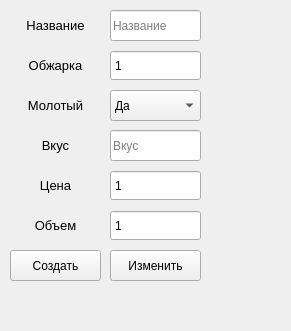
<?xml version="1.0" encoding="UTF-8"?>
<ui version="4.0">
 <class>Form</class>
 <widget class="QWidget" name="Form">
  <property name="geometry">
   <rect>
    <x>0</x>
    <y>0</y>
    <width>291</width>
    <height>331</height>
   </rect>
  </property>
  <property name="windowTitle">
   <string>Изменение таблицы</string>
  </property>
  <widget class="QLabel" name="label_name">
   <property name="geometry">
    <rect>
     <x>10</x>
     <y>10</y>
     <width>91</width>
     <height>31</height>
    </rect>
   </property>
   <property name="text">
    <string>&lt;html&gt;&lt;head/&gt;&lt;body&gt;&lt;p align=&quot;center&quot;&gt;&lt;span style=&quot; font-size:10pt;&quot;&gt;Название&lt;/span&gt;&lt;/p&gt;&lt;/body&gt;&lt;/html&gt;</string>
   </property>
  </widget>
  <widget class="QLabel" name="label_roast">
   <property name="geometry">
    <rect>
     <x>10</x>
     <y>50</y>
     <width>91</width>
     <height>31</height>
    </rect>
   </property>
   <property name="text">
    <string>&lt;html&gt;&lt;head/&gt;&lt;body&gt;&lt;p align=&quot;center&quot;&gt;&lt;span style=&quot; font-size:10pt;&quot;&gt;Обжарка&lt;/span&gt;&lt;/p&gt;&lt;/body&gt;&lt;/html&gt;</string>
   </property>
  </widget>
  <widget class="QLabel" name="label_ground">
   <property name="geometry">
    <rect>
     <x>10</x>
     <y>90</y>
     <width>91</width>
     <height>31</height>
    </rect>
   </property>
   <property name="text">
    <string>&lt;html&gt;&lt;head/&gt;&lt;body&gt;&lt;p align=&quot;center&quot;&gt;&lt;span style=&quot; font-size:10pt;&quot;&gt;Молотый&lt;/span&gt;&lt;/p&gt;&lt;/body&gt;&lt;/html&gt;</string>
   </property>
  </widget>
  <widget class="QLabel" name="label_taste">
   <property name="geometry">
    <rect>
     <x>10</x>
     <y>130</y>
     <width>91</width>
     <height>31</height>
    </rect>
   </property>
   <property name="text">
    <string>&lt;html&gt;&lt;head/&gt;&lt;body&gt;&lt;p align=&quot;center&quot;&gt;&lt;span style=&quot; font-size:10pt;&quot;&gt;Вкус&lt;/span&gt;&lt;/p&gt;&lt;/body&gt;&lt;/html&gt;</string>
   </property>
  </widget>
  <widget class="QLabel" name="label_price">
   <property name="geometry">
    <rect>
     <x>10</x>
     <y>170</y>
     <width>91</width>
     <height>31</height>
    </rect>
   </property>
   <property name="text">
    <string>&lt;html&gt;&lt;head/&gt;&lt;body&gt;&lt;p align=&quot;center&quot;&gt;&lt;span style=&quot; font-size:10pt;&quot;&gt;Цена&lt;/span&gt;&lt;/p&gt;&lt;/body&gt;&lt;/html&gt;</string>
   </property>
  </widget>
  <widget class="QLabel" name="label_volume">
   <property name="geometry">
    <rect>
     <x>10</x>
     <y>210</y>
     <width>91</width>
     <height>31</height>
    </rect>
   </property>
   <property name="text">
    <string>&lt;html&gt;&lt;head/&gt;&lt;body&gt;&lt;p align=&quot;center&quot;&gt;&lt;span style=&quot; font-size:10pt;&quot;&gt;Объем&lt;/span&gt;&lt;/p&gt;&lt;/body&gt;&lt;/html&gt;</string>
   </property>
  </widget>
  <widget class="QLineEdit" name="name_edit">
   <property name="geometry">
    <rect>
     <x>110</x>
     <y>10</y>
     <width>91</width>
     <height>31</height>
    </rect>
   </property>
   <property name="text">
    <string/>
   </property>
   <property name="placeholderText">
    <string>Название</string>
   </property>
  </widget>
  <widget class="QLineEdit" name="taste_edit">
   <property name="geometry">
    <rect>
     <x>110</x>
     <y>130</y>
     <width>91</width>
     <height>31</height>
    </rect>
   </property>
   <property name="text">
    <string/>
   </property>
   <property name="placeholderText">
    <string>Вкус</string>
   </property>
  </widget>
  <widget class="QSpinBox" name="roast_edit">
   <property name="geometry">
    <rect>
     <x>110</x>
     <y>50</y>
     <width>91</width>
     <height>31</height>
    </rect>
   </property>
   <property name="frame">
    <bool>true</bool>
   </property>
   <property name="buttonSymbols">
    <enum>QAbstractSpinBox::NoButtons</enum>
   </property>
   <property name="keyboardTracking">
    <bool>true</bool>
   </property>
   <property name="minimum">
    <number>1</number>
   </property>
  </widget>
  <widget class="QSpinBox" name="price_edit">
   <property name="geometry">
    <rect>
     <x>110</x>
     <y>170</y>
     <width>91</width>
     <height>31</height>
    </rect>
   </property>
   <property name="frame">
    <bool>true</bool>
   </property>
   <property name="buttonSymbols">
    <enum>QAbstractSpinBox::NoButtons</enum>
   </property>
   <property name="keyboardTracking">
    <bool>true</bool>
   </property>
   <property name="minimum">
    <number>1</number>
   </property>
   <property name="maximum">
    <number>99999</number>
   </property>
  </widget>
  <widget class="QSpinBox" name="volume_edit">
   <property name="geometry">
    <rect>
     <x>110</x>
     <y>210</y>
     <width>91</width>
     <height>31</height>
    </rect>
   </property>
   <property name="frame">
    <bool>true</bool>
   </property>
   <property name="buttonSymbols">
    <enum>QAbstractSpinBox::NoButtons</enum>
   </property>
   <property name="keyboardTracking">
    <bool>true</bool>
   </property>
   <property name="minimum">
    <number>1</number>
   </property>
   <property name="maximum">
    <number>99999</number>
   </property>
  </widget>
  <widget class="QComboBox" name="ground_edit">
   <property name="geometry">
    <rect>
     <x>110</x>
     <y>90</y>
     <width>91</width>
     <height>31</height>
    </rect>
   </property>
   <item>
    <property name="text">
     <string>Да</string>
    </property>
   </item>
   <item>
    <property name="text">
     <string>Нет</string>
    </property>
   </item>
  </widget>
  <widget class="QPushButton" name="new_data_btn">
   <property name="geometry">
    <rect>
     <x>10</x>
     <y>250</y>
     <width>91</width>
     <height>31</height>
    </rect>
   </property>
   <property name="text">
    <string>Создать</string>
   </property>
  </widget>
  <widget class="QLabel" name="error_text">
   <property name="geometry">
    <rect>
     <x>10</x>
     <y>290</y>
     <width>191</width>
     <height>31</height>
    </rect>
   </property>
   <property name="text">
    <string>&lt;html&gt;&lt;head/&gt;&lt;body&gt;&lt;p align=&quot;center&quot;&gt;&lt;br/&gt;&lt;/p&gt;&lt;/body&gt;&lt;/html&gt;</string>
   </property>
  </widget>
  <widget class="QPushButton" name="change_data_btn">
   <property name="geometry">
    <rect>
     <x>110</x>
     <y>250</y>
     <width>91</width>
     <height>31</height>
    </rect>
   </property>
   <property name="text">
    <string>Изменить</string>
   </property>
  </widget>
 </widget>
 <resources/>
 <connections/>
</ui>
